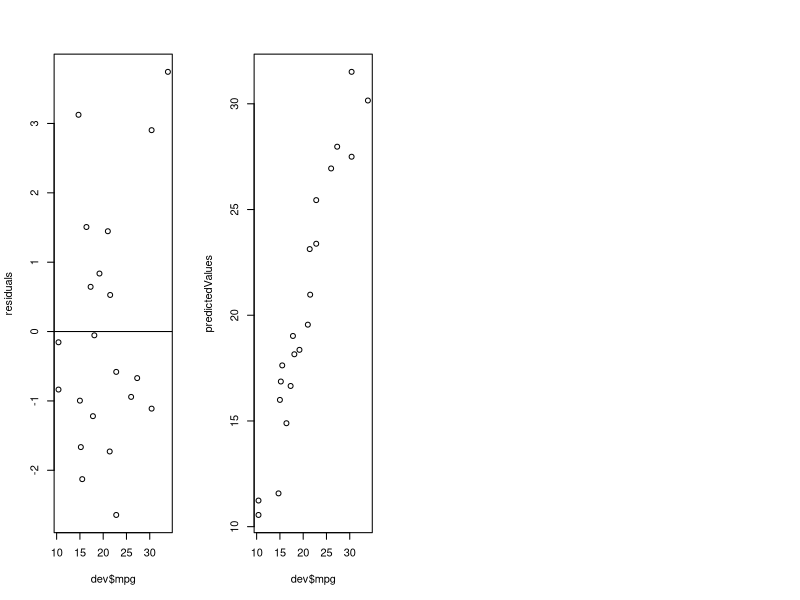
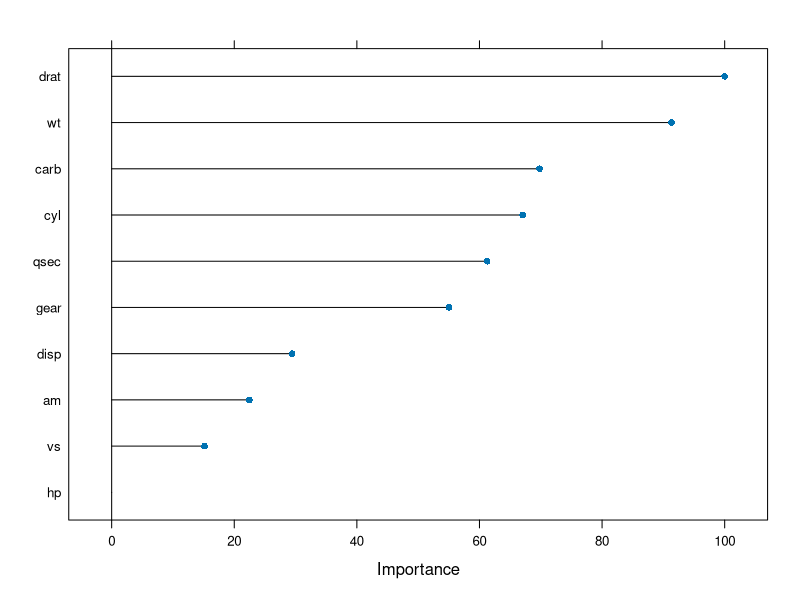

R code for these plots, in order:
#install.packages("caret", dependencies = TRUE)

library(caret)
data("iris")
dataset <- iris

#changes

validation_index <- createDataPartition(dataset$Species, p=0.8,
                                        list=FALSE)

#this is the beginning




##quedándose con el 20%
validation <- dataset[-validation_index,]

##quedándose con el 80%
dataset <- dataset[validation_index,]


dim(dataset)
sapply(dataset, class)
levels(dataset$Species)
head(dataset)

###################

x <- dataset[,1:4]
y <- dataset[,5]


par(mfrow=c(1,4))





















#####################################################################
#####################################################################

library(caret)
library(datasets)

data("mtcars")

split <- createDataPartition(y=mtcars$mpg, p=0.6,
                             list=FALSE)


dev <- mtcars[split,]
val <- mtcars[-split,]

lmFit <- train(mpg~., data=dev , method='lm')
summary(lmFit)
print(lmFit)


ctrl <- trainControl(method = "cv", number=10)
lmCVFit <- train(mpg~., data=dev , method='lm', trControl=ctrl,
                 metric='Rsquared')


##################################################################

residuals <- resid(lmFit)

predictedValues <- predict(lmFit)

plot(dev$mpg,residuals)
abline(0,0)
plot(dev$mpg, predictedValues)



varImp(lmFit)
varImp(lmCVFit)

plot(varImp(lmFit))


###################################################################################
###################################################################################

library(caret)





# this symbol |
# alt + 124



x <- 5
y <- 7
!(!(x < 4) & !!!(y > 12))






